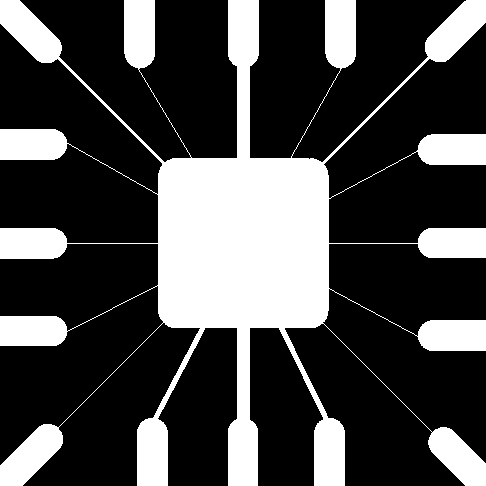
#> input picture Fig0905(a) Wirebond Mask 486x486.tif, 486 x 486 px
$ jupyter execute '5(a) Erosion & Dilation Operations.ipynb'
#> lines starting #> are read from the running program, lines starting #| are printed output that depends on the picture; after the words box and inside, x2 and y2 are one past the last pixel; in counts of white or black regions, pixels touching at a corner belong together
### Importing the Libraries

[cell 1]
import cv2
import numpy as np
import matplotlib.pyplot as plt

### Function for performing Erosion

[cell 2]
def erosion(image, structuring_element):
    eroded_image = []
    image //= 2
    offset = structuring_element.shape[1] // 2
    height, width = image.shape

    for r in range(height):
        nth_row = []
        for c in range(width):
            fit = True
            for x in range(-offset, offset + 1):
                for y in range(-offset, offset + 1):
                    if (r + x >= 0 and r + x < height and c + y >= 0 and c + y < width):
                        if (structuring_element[x, y] == 1 and image[r + x, c + y] != structuring_element[x, y]):
                            fit = False
            pixel = 1 if fit else 0
            nth_row.append(pixel)
        eroded_image.append(nth_row)

    return np.uint8(eroded_image * 255)

### Loading Image for Erosion

[cell 3]
pcb_image = cv2.imread("./Fig0905(a) Wirebond Mask 486x486.tif", 0)
#> pcb_image: shape (486, 486); 28.1% white; 1 white region, box (x1, y1, x2, y2) and area: (0, 0, 486, 486) 66259
plt.imshow(cv2.cvtColor(pcb_image, cv2.COLOR_BGR2RGB))
plt.title("Noisy PCB Image")
plt.show()
print(pcb_image)
#> (printed output is left out)

### Creating Structuring Element for Erosion

[cell 4]
structuring_element = []
for x in range(10):
    temp_row = []
    for y in range(10):
        temp_row.append(255)
    structuring_element.append(temp_row)

structuring_element = np.uint8(structuring_element)

plt.imshow(cv2.cvtColor(structuring_element, cv2.COLOR_BGR2RGB))
plt.title("Noisy PCB Image")
plt.show()
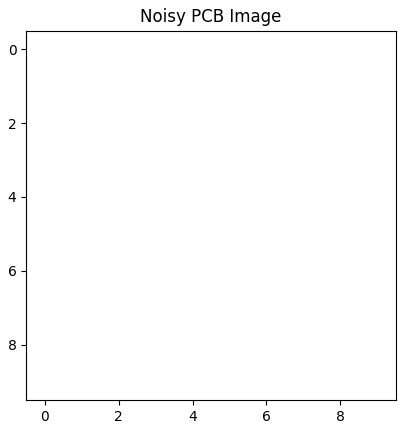
#> figure drawn by matplotlib, 1 panel

### Erosion

[cell 5]
i1 = erosion(pcb_image, structuring_element)
